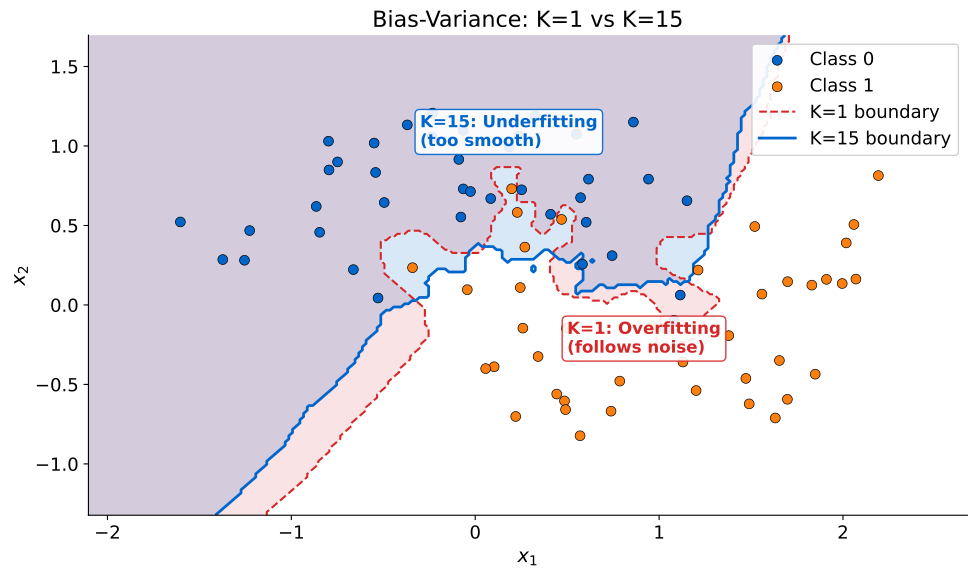

Source code (Python):
"""
Chart 10: Bias-Variance Visual - K=1 vs K=15 Decision Boundaries
Overlaid contourf showing jagged (K=1) vs smooth (K=15) boundaries.
"""
import matplotlib.pyplot as plt
import numpy as np
from pathlib import Path
from sklearn.neighbors import KNeighborsClassifier
from sklearn.datasets import make_moons

plt.rcParams.update({
    'font.size': 14, 'axes.labelsize': 14, 'axes.titlesize': 16,
    'xtick.labelsize': 13, 'ytick.labelsize': 13, 'legend.fontsize': 13,
    'figure.figsize': (10, 6), 'figure.dpi': 150,
    'axes.spines.top': False, 'axes.spines.right': False,
})

COLORS = {
    'purple': '#3333B2', 'blue': '#0066CC', 'orange': '#FF7F0E',
    'green': '#2CA02C', 'red': '#D62728', 'lavender': '#ADADE0', 'gray': '#808080',
}

np.random.seed(42)

# Generate 80 training points with partial overlap
X, y = make_moons(n_samples=80, noise=0.25, random_state=42)

# Create mesh for decision boundary
h = 0.02
x_min, x_max = X[:, 0].min() - 0.5, X[:, 0].max() + 0.5
y_min, y_max = X[:, 1].min() - 0.5, X[:, 1].max() + 0.5
xx, yy = np.meshgrid(np.arange(x_min, x_max, h), np.arange(y_min, y_max, h))
grid = np.c_[xx.ravel(), yy.ravel()]

# Fit K=1 and K=15
knn1 = KNeighborsClassifier(n_neighbors=1).fit(X, y)
knn15 = KNeighborsClassifier(n_neighbors=15).fit(X, y)
Z1 = knn1.predict(grid).reshape(xx.shape)
Z15 = knn15.predict(grid).reshape(xx.shape)

# --- Plot ---
fig, ax = plt.subplots(figsize=(10, 6))

# K=1 boundary (red, jagged)
ax.contourf(xx, yy, Z1, alpha=0.15, levels=1,
            colors=[COLORS['red'], '#FFFFFF'], zorder=1)
ax.contour(xx, yy, Z1, levels=[0.5], colors=[COLORS['red']],
           linewidths=1.5, linestyles='--', zorder=2)

# K=15 boundary (blue, smooth)
ax.contourf(xx, yy, Z15, alpha=0.15, levels=1,
            colors=[COLORS['blue'], '#FFFFFF'], zorder=1)
ax.contour(xx, yy, Z15, levels=[0.5], colors=[COLORS['blue']],
           linewidths=2.0, linestyles='-', zorder=2)

# Scatter training points
mask0 = y == 0
mask1 = y == 1
ax.scatter(X[mask0, 0], X[mask0, 1], color=COLORS['blue'], s=50,
           edgecolors='black', linewidths=0.5, zorder=3, label='Class 0')
ax.scatter(X[mask1, 0], X[mask1, 1], color=COLORS['orange'], s=50,
           edgecolors='black', linewidths=0.5, zorder=3, label='Class 1')

# Text annotations
ax.annotate('K=1: Overfitting\n(follows noise)',
            xy=(0.5, -0.3), fontsize=12, fontweight='bold',
            color=COLORS['red'],
            bbox=dict(boxstyle='round,pad=0.3', facecolor='white',
                      edgecolor=COLORS['red'], alpha=0.9))
ax.annotate('K=15: Underfitting\n(too smooth)',
            xy=(-0.3, 1.0), fontsize=12, fontweight='bold',
            color=COLORS['blue'],
            bbox=dict(boxstyle='round,pad=0.3', facecolor='white',
                      edgecolor=COLORS['blue'], alpha=0.9))

# Legend entries for boundaries
ax.plot([], [], color=COLORS['red'], linestyle='--', linewidth=1.5, label='K=1 boundary')
ax.plot([], [], color=COLORS['blue'], linestyle='-', linewidth=2.0, label='K=15 boundary')

ax.set_xlabel('$x_1$')
ax.set_ylabel('$x_2$')
ax.set_title('Bias-Variance: K=1 vs K=15')
ax.legend(loc='upper right', framealpha=0.9)

plt.tight_layout()
output_path = Path(__file__).parent / 'chart.pdf'
plt.savefig(output_path, dpi=300, bbox_inches='tight', facecolor='white')
plt.savefig(Path(__file__).parent / 'chart.png', dpi=150, bbox_inches='tight', facecolor='white')
plt.close()
print(f"Chart saved to: {output_path}")
